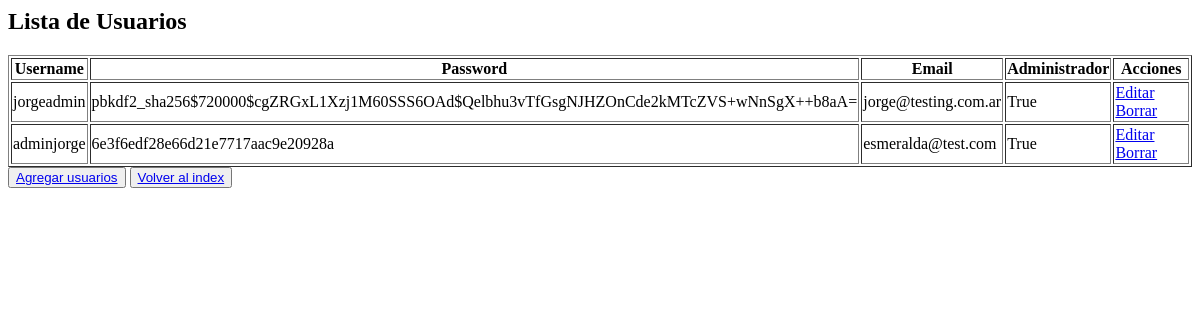
/administrar_usuarios/, run on an earlier commit of the app's database.
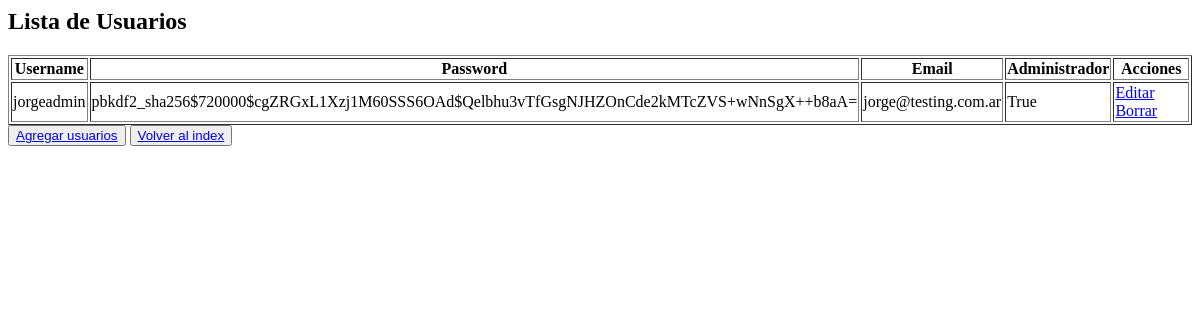
And on a later commit of the database.
### Proyecto_Final_Python_App/models.py (models this page shows, shortened)
class UsuarioEstandar(AbstractUser):
    objects = UsuarioEstandarManager()

### Proyecto_Final_Python_App/views.py (the view)
# urls.py: path('administrar_usuarios/', administrar_usuarios, name='administrar_usuarios'),
def administrar_usuarios(request):
    usuarios = UsuarioEstandar.objects.all()
    return render(request, 'administrar_usuarios.html', {'usuarios': usuarios})

### Proyecto_Final_Python_App/templates/administrar_usuarios.html (shortened to what this page needs)
<html lang="en">
<head>
</head>
<body>
<h2>Lista de Usuarios</h2>
<table border="1">
    <thead>
        <tr>
            <th>Username</th>
            <th>Password</th>
            <th>Email</th>
            <th>Administrador</th>
            <th>Acciones</th>
        </tr>
    </thead>
    <tbody>
        {% for usuario in usuarios %}
        <tr>
            <td>{{ usuario.username }}</td>
            <td>{{ usuario.password }}</td>
            <td>{{ usuario.email }}
            <td>{{ usuario.is_superuser }}</td>
            <td>
                <a href="{% url 'editar_usuario' usuario.username %}">Editar</a>
                <a href="{% url 'borrar_usuario' usuario.username %}">Borrar</a>
            </td>
        </tr>
        {% endfor %}
    </tbody>
</table>
    <button type='submit'><a href="{% url 'agregar_usuarios' %}">Agregar usuarios</a></button>
    <button type='submit'><a href="{% url 'index' %}">Volver al index</a></button>
</body>
</html>

What changed in the data, as far as the page shows it:
removed UsuarioEstandar: username "adminjorge", password "6e3f6edf28e66d21e7717aac9e20928a", email "esmeralda@test.com", is_superuser "True"
